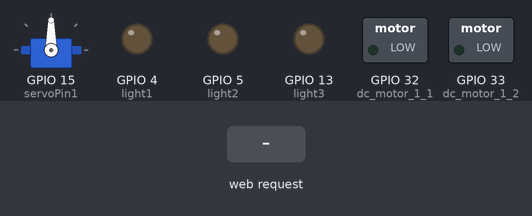
Recording of a sketch running on a simulated ESP32. Parts: servo, switched loads named in the sketch (green lamp = pin HIGH), output pins drawn as LEDs (lit = HIGH). Inputs (shaded band) come from the test bench. WiFi joins after 1.5 s; servers stay silent unless stated; what the sketch prints to the serial monitor is not drawn.

Above: at 3.3 s.
3.4 s: HTTP request GET /light1on received
At 3.8 s:
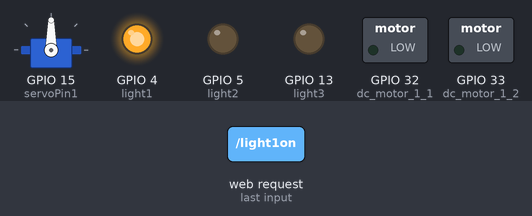
4.9 s: HTTP request GET /light2on received
At 6.1 s:
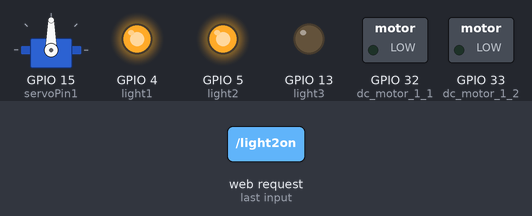
6.4 s: HTTP request GET /light1off received
At 7.3 s:
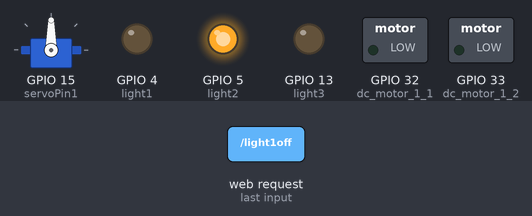
7.9 s: HTTP request GET /light3on received
At 8.4 s:
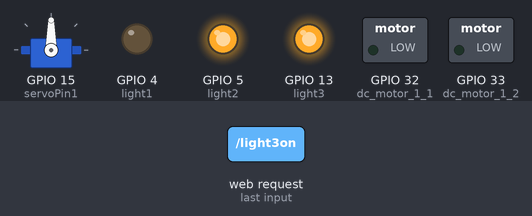
9.4 s: HTTP request GET /light2off received
At 10.6 s:
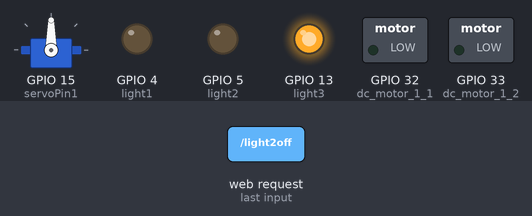
10.9 s: HTTP request GET /door1on received
At 11.9 s:
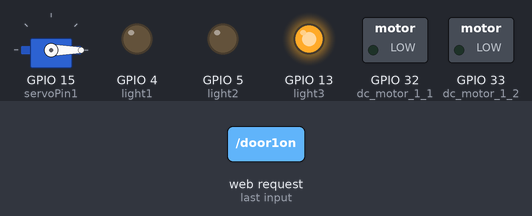
Timing chart, 0 to 13.4 s (numbered marks = the images above; inputs shaded):
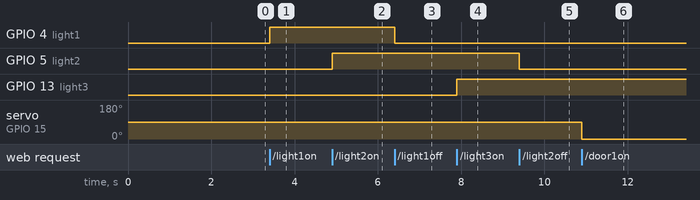

The sketch:

server.ino
```cpp
#include <WiFi.h>
#include <WebServer.h>
#include <ESP32Servo.h>

/* Put your SSID & Password */
const char* ssid = "Galaxy M21EFD8PUBUDU";  // Enter SSID here
const char* password = "wqqm2001";  //Enter Password here


Servo servo1;
/* Put IP Address details */
// IPAddress local_ip(192,168,1,1);
// IPAddress gateway(192,168,1,1);
// IPAddress subnet(255,255,255,0);

WebServer server(80);

// uint8_t LED1pin = 4;
// bool LED1status = LOW;

// uint8_t LED2pin = 5;
// bool LED2status = LOW;

uint8_t light1 = 4;
uint8_t light2 = 5;
uint8_t light3 = 13;

// servo motors
uint8_t servoPin1= 15;


// dc motor dor
uint8_t dc_motor_1_1 = 32;
uint8_t dc_motor_1_2 = 33;
uint8_t motor_open_time = 1;


// dc motor fan
uint8_t dc_motor_2_1 = 13;

void setup() {

// setting led pins
  pinMode(light1,OUTPUT);
  pinMode(light2,OUTPUT);
  pinMode(light3,OUTPUT);

  // setting dc motor pins
  pinMode(dc_motor_1_1,OUTPUT);
  pinMode(dc_motor_1_2,OUTPUT);

  // setting dc motor fan pins
  pinMode(dc_motor_2_1,OUTPUT);

  servo1.attach(servoPin1);
  Serial.begin(9600);

  Serial.println("Connecting....");
  WiFi.mode(WIFI_STA);
  WiFi.begin(ssid, password);

  Serial.println("Connecting");
 while (WiFi.status() != WL_CONNECTED) {
    Serial.print('.');
    delay(1000);
  }
  // WiFi.softAPConfig(local_ip, gateway, subnet);
  delay(100);

  server.on("/", handle_OnConnect);

  // lights
  server.on("/light1on", handle_led1on);
  server.on("/light1off", handle_led1off);

  server.on("/light2on",h_l2on);
  server.on("/light2off",h_l2off);

  server.on("/light3on",h_l3on);
  server.on("/light3off",h_l3off);

  server.on("/door1on",h_door1_on);
  server.on("/door1off",h_door1_of);


  server.on("/door2on",h_door2_on);
  server.on("/door2off",h_door2_off);

  server.on("/fan1on",h_fan_on);
  server.on("/fan1off",h_fan_off);

  server.onNotFound(handle_NotFound);

  server.begin();
  Serial.println("HTTP server started");
}
void loop() {
  server.handleClient();
}

void handle_OnConnect() {
  String welcomeText = "";
  server.send(200, "text/plain",welcomeText);
}

// lights control handling

void handle_led1on() {
  digitalWrite(light1,HIGH);
  server.send(200, "text/plain","okay");
}

void handle_led1off() {
  digitalWrite(light1,LOW);
  server.send(200, "text/plain","okay");
}

void h_l2on(){
    digitalWrite(light2,HIGH);
    server.send(200,"text/plain","okay");
}

void h_l2off(){
  digitalWrite(light2,LOW);
  server.send(200,"text/plain","okay");
}

void h_l3on(){
  digitalWrite(light3,HIGH);
  server.send(200,"text/plain","okay");
}

void h_l3off(){
  digitalWrite(light3,LOW);
  server.send(200,"text/plain","okay");
}

void h_door1_on(){
  servo1.write(0);
  delay(1000);
  server.send(200,"text/plain","true");
}

void h_door1_of(){
  servo1.write(90);
  delay(1000);
  server.send(200,"text/plain","true");
}


void h_door2_on(){
  digitalWrite(dc_motor_1_1,HIGH);
   digitalWrite(dc_motor_1_2,LOW);
  delay(motor_open_time * 1000);
  digitalWrite(dc_motor_1_1,LOW);
  server.send(200,"text/plain","okay");
}

void h_door2_off(){
  digitalWrite(dc_motor_1_1,LOW);
  digitalWrite(dc_motor_1_2,HIGH);
  delay(motor_open_time * 1000);
  digitalWrite(dc_motor_1_2,LOW);
  server.send(200,"text/plain","okay");
}


// handle fan
void h_fan_on(){
  digitalWrite(dc_motor_2_1,HIGH);
  server.send(200,"text/plain","okay");
}

void h_fan_off(){
  digitalWrite(dc_motor_2_1,LOW);
  server.send(200,"text/plain","okay");
}

void handle_NotFound(){
  server.send(404, "text/plain", "Not found");
}
```

Measured:
- after the input at 3.4 s, GPIO 4 (light1): LOW → HIGH at once
- after the input at 4.9 s, GPIO 5 (light2): LOW → HIGH at once
- after the input at 6.4 s, GPIO 4 (light1): HIGH → LOW at once
- after the input at 7.9 s, GPIO 13 (light3): LOW → HIGH at once
- after the input at 9.4 s, GPIO 5 (light2): HIGH → LOW at once
- after the input at 10.9 s, servo on GPIO 15 (servoPin1): 90° → 0° at once
